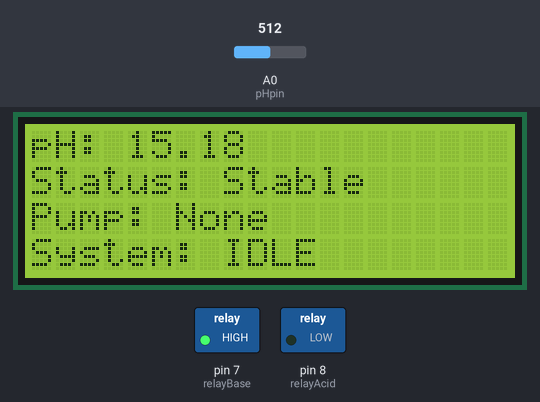
Recording of a sketch running on a simulated Arduino Uno, built with avr-gcc and run on an emulated ATmega328P. On the bench: 20×4 character LCD, switched loads named in the sketch (green lamp = pin HIGH). The inputs (shaded band) are chosen by the test bench; at power-on: A0 (pHpin) = 512. What the sketch prints to the serial monitor is not drawn.

Above: at 2.2 s.
At 3.2 s:
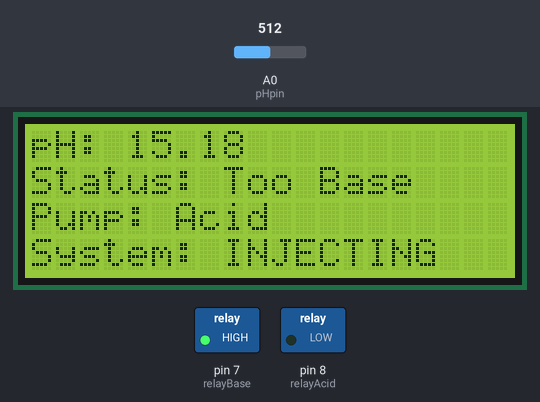
3.3 s: A0 (pHpin) set to 420
At 7.2 s:
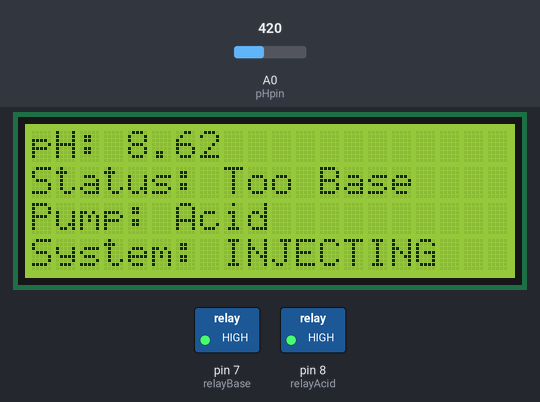
7.3 s: A0 (pHpin) set to 401
At 9.6 s:
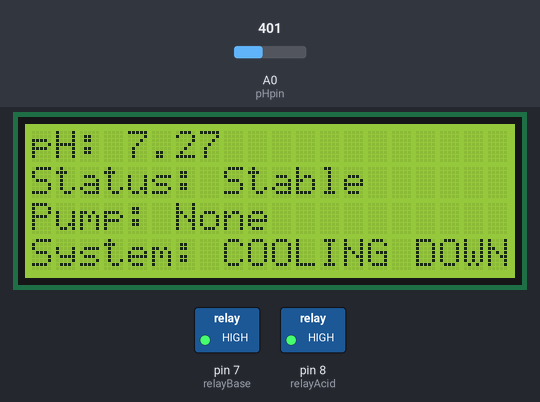
10.6 s: A0 (pHpin) set to 367
At 13.2 s:
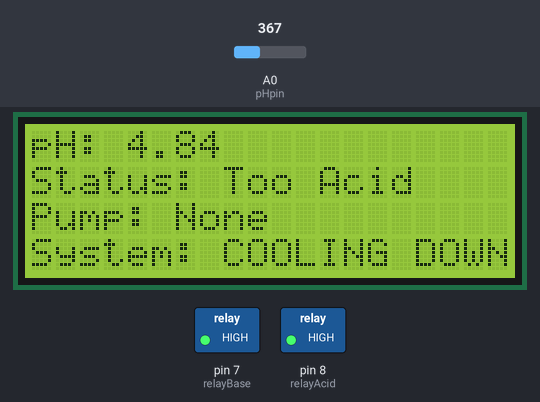
Timing chart, 0 to 14.7 s (numbered marks = the images above; inputs shaded):
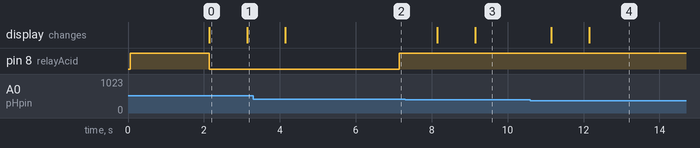

The sketch:

final-phsensor.ino
```cpp
#include <Wire.h>
#include <LiquidCrystal_I2C.h>

const int relayBase = 7;
const int relayAcid = 8;
const int pHpin = A0;

LiquidCrystal_I2C lcd(0x27, 20, 4);  // 20x4 LCD

// Thresholds
const float pH_low = 6;
const float pH_high = 8;
uint32_t elapsedLoop;

// Timing
const unsigned long pumpDuration = 5000;       // 5 seconds pumping
const unsigned long cooldownDuration = 60000;  // 60 seconds mixing
const unsigned long loopInterval = 1000;
// System state
enum SystemState { IDLE,
                   INJECTING,
                   COOLING };
SystemState currentState = IDLE;

unsigned long stateStartTime = 0;
String currentStatus = "Stable";
String currentPump = "None";
String currentPhase = "IDLE";
String pumpLabel;

void setup() {
  Serial.begin(9600);
  lcd.init();
  lcd.backlight();

  pinMode(relayBase, OUTPUT);
  pinMode(relayAcid, OUTPUT);
  digitalWrite(relayBase, HIGH);  // OFF
  digitalWrite(relayAcid, HIGH);  // OFF

  lcd.setCursor(0, 0);
  lcd.setCursor(0, 0);
  lcd.print("Smart pH System");
  lcd.setCursor(0, 1);
  lcd.print("Booted");
  delay(2000);
  lcd.clear();
}
float pH;
void loop() {
  unsigned long now = millis();
  if (now - elapsedLoop >= loopInterval) {
    elapsedLoop = now;
    pH = readPH();
    displayStatus(pH);
    Serial.print(pH, 2);
    Serial.print("|");
    Serial.println(currentStatus);
    if (pH < pH_low) {
      currentStatus = "Too Acid";
    } else if (pH > pH_high) {
      currentStatus = "Too Base";
    } else {
      currentPump = "None";
      currentStatus = "Stable";
      //displayStatus(pH);
    }
  }
  switch (currentState) {
    case IDLE:
      currentPhase = "IDLE";
      if (pH < pH_low) {
        // currentStatus = "Too Acid";
        startInjection(relayBase, "Base", "Too Acid");
      } else if (pH > pH_high) {
        // currentStatus = "Too Base";
        startInjection(relayAcid, "Acid", "Too Base");
      } else {
        currentPump = "None";
        // currentStatus = "Stable";
        //displayStatus(pH);
      }
      break;

    case INJECTING:
      currentPhase = "INJECTING";
      if (now - stateStartTime >= pumpDuration) {
        digitalWrite(relayBase, HIGH);
        digitalWrite(relayAcid, HIGH);
        stateStartTime = now;
        currentState = COOLING;
        currentPhase = "COOLING DOWN";
        currentPump = "None";
        // lcd.clear();
        // lcd.setCursor(0, 0);
        // lcd.print("Injection Done.");
        // lcd.setCursor(0, 1);
        // lcd.print("Waiting to mix...");
        // lcd.setCursor(0, 2);
        // lcd.print("Cooldown: 20 sec");
        // lcd.setCursor(0, 3);
        // lcd.print("System: COOLING");
      }
      break;

      static unsigned long lastCountdownUpdate = 0;

    case COOLING:
      unsigned long elapsed = now - stateStartTime;
      if (elapsed >= cooldownDuration) {
        currentState = IDLE;
        lcd.clear();
        lcd.setCursor(0, 0);
        lcd.print("Cooldown Complete");
        lcd.setCursor(0, 1);
        lcd.print("Resuming check...");
        delay(2000);
      } else {
        // Only update LCD every 1 second
        if (now - lastCountdownUpdate >= 1000) {
          int remainingSec = (cooldownDuration - elapsed) / 1000;
          lastCountdownUpdate = now;

          // lcd.clear();
          // lcd.setCursor(0, 0);
          // lcd.print("Injection Done.");
          // lcd.setCursor(0, 1);
          // lcd.print("Waiting to mix...");
          // lcd.setCursor(0, 2);
          // lcd.print("Cooldown: ");
          // lcd.print(remainingSec);
          // lcd.print(" sec");
          // lcd.setCursor(0, 3);
          // lcd.print("System: COOLING");

          Serial.print("Cooldown remaining: ");
          Serial.print(remainingSec);
          Serial.println(" sec");
        }
      }
      break;
  }
}

// === FUNCTIONS ===

float readPH() {
  int raw = analogRead(pHpin);
  float voltage = raw * (5.0 / 1023.0);
  return 14.58 * voltage - 21.31;
}

void startInjection(int relayPin, String pumpLabel, String status) {
  digitalWrite(relayBase, HIGH);
  digitalWrite(relayAcid, HIGH);
  digitalWrite(relayPin, LOW);  // ON selected pump

  stateStartTime = millis();
  currentState = INJECTING;
  currentStatus = status;
  currentPump = pumpLabel;

  // lcd.clear();
  // lcd.setCursor(0, 0);
  // lcd.print("pH: ");
  // lcd.print(readPH(), 2);
  // lcd.setCursor(0, 1);
  // lcd.print("Status: " + status);
  // lcd.setCursor(0, 2);
  // lcd.print("Action: " + pumpLabel);
  // lcd.setCursor(0, 3);
  // lcd.print("System: INJECTING");
}

void displayStatus(float pH) {
  lcd.clear();
  lcd.setCursor(0, 0);
  lcd.print("pH: ");
  lcd.print(pH, 2);
  lcd.setCursor(0, 1);
  lcd.print("Status: " + currentStatus);
  lcd.setCursor(0, 2);
  lcd.print("Pump: " + currentPump);
  lcd.setCursor(0, 3);
  lcd.print("System: " + currentPhase);
}
```

Measured:
- the behaviour switches between 412 and 411 on A0 (pHpin) (found by bisection; images 2 and 3)
- the behaviour switches between 384 and 383 on A0 (pHpin) (found by bisection; images 3 and 4)
- after the input at 3.3 s, the display: changes after 0.84 s (image 2)
- after the input at 7.3 s, the display: first changes after 0.84 s (image 3 shows a later state)
- after the input at 10.6 s, the display: first changes after 0.54 s (image 4 shows a later state)
- what the display in image 0 shows lasts 1.0 s, from 2.1 s to 3.1 s
